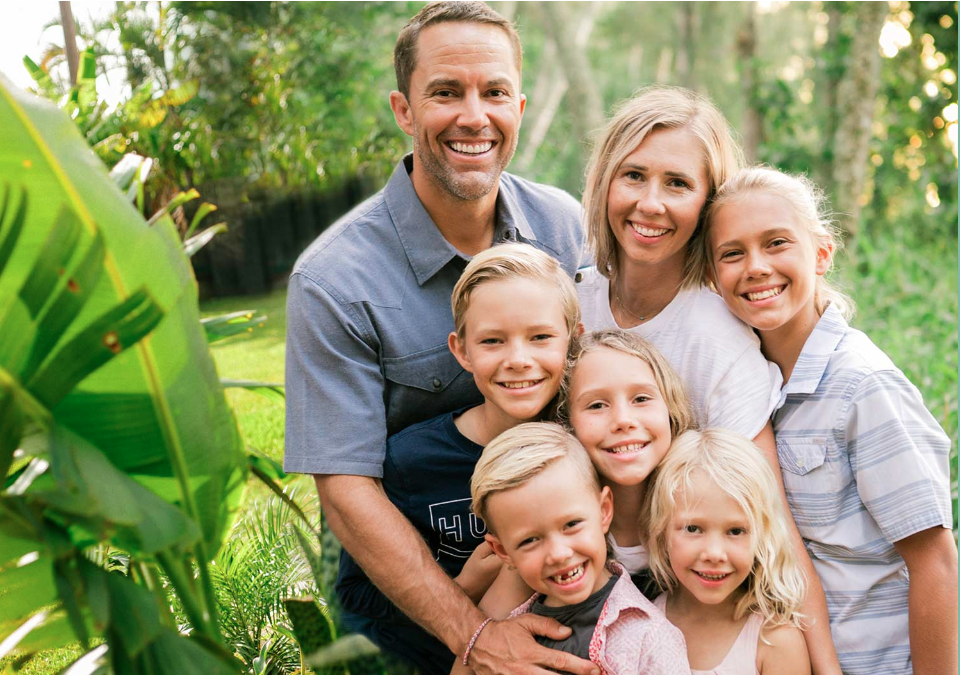
#> input picture Resources/family.png, 960 x 676 px, given in place of family.jpg, which was not available
$ python chapter9.py
#> lines starting #> are read from the running program, lines starting #| are printed output that depends on the picture; after the words box and inside, x2 and y2 are one past the last pixel; in counts of white or black regions, pixels touching at a corner belong together; pictures that were not available may be replaced by others from this repository, and a replacement may not be noted
# Importing the OpenCV library.
import cv2

# Loading the cascade classifier.
faceCascade = cv2.CascadeClassifier("../Resources/haarcascades/haarcascade_frontalface_default.xml")

# Reading the image from the file.
img = cv2.imread("../Resources/family.jpg")
#> img is the input picture: shape (676, 960, 3); mean B, G, R 107.9, 147.7, 147.5

# Converting the image to gray scale.
imgGray = cv2.cvtColor(img, cv2.COLOR_BGR2GRAY)
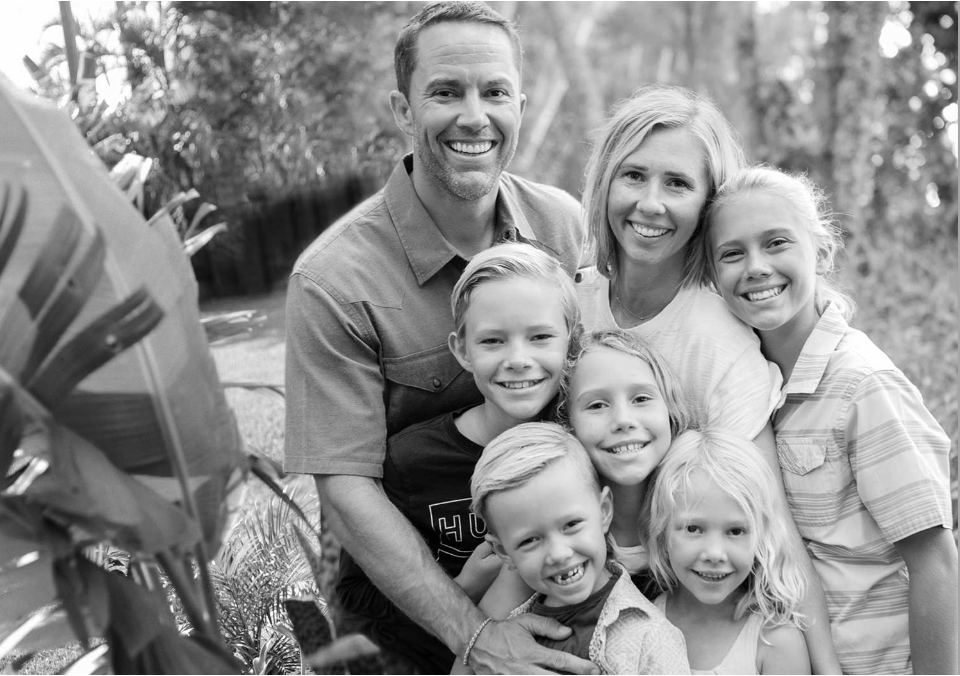
#> imgGray: shape (676, 960); min 0, max 255, mean 143.1

# Detecting the faces in the image.
faces = faceCascade.detectMultiScale(imgGray, 2.1, 4)
#> faces = [[702, 207, 106, 106], [463, 300, 106, 106], [569, 359, 106, 106], [662, 492, 106, 106]]

# Drawing a rectangle around the face.
for (x, y, w, h) in faces:
    cv2.rectangle(img, (x, y), (x + w, y + h), (255, 0, 0), 10)
#> this loop made 4 passes
#> (x, y) on passes 1 to 4: (702, 207), (463, 300), (569, 359), (662, 492)
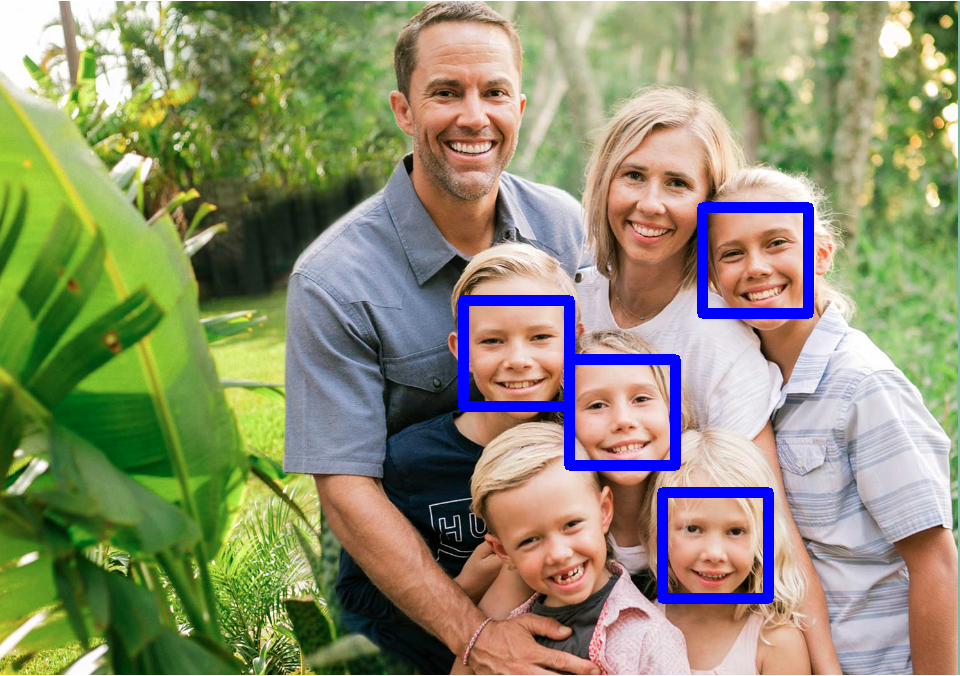
#> img: shape (676, 960, 3); 2.75% of pixels changed, all inside (x1, y1, x2, y2) = (458, 202, 814, 604)

# Showing the image.
cv2.imshow("Result", img)

# Waiting for a key press.
cv2.waitKey(0)
